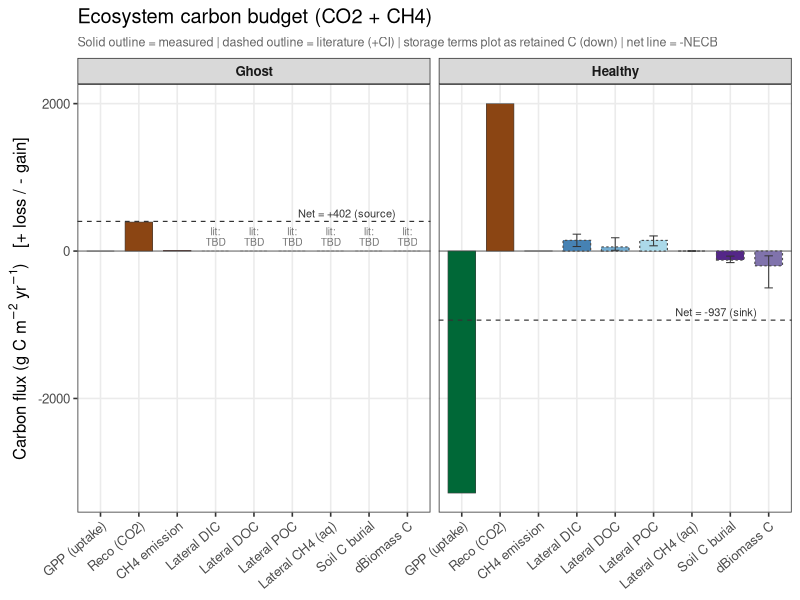
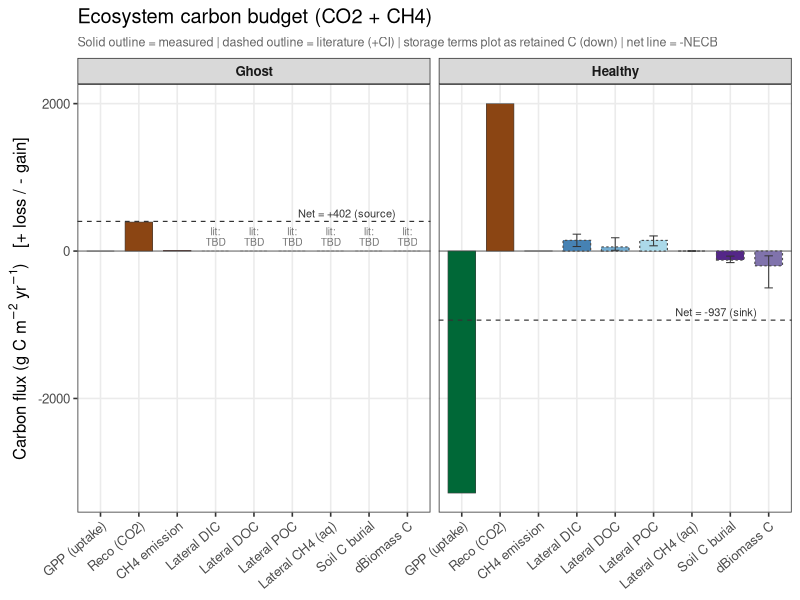
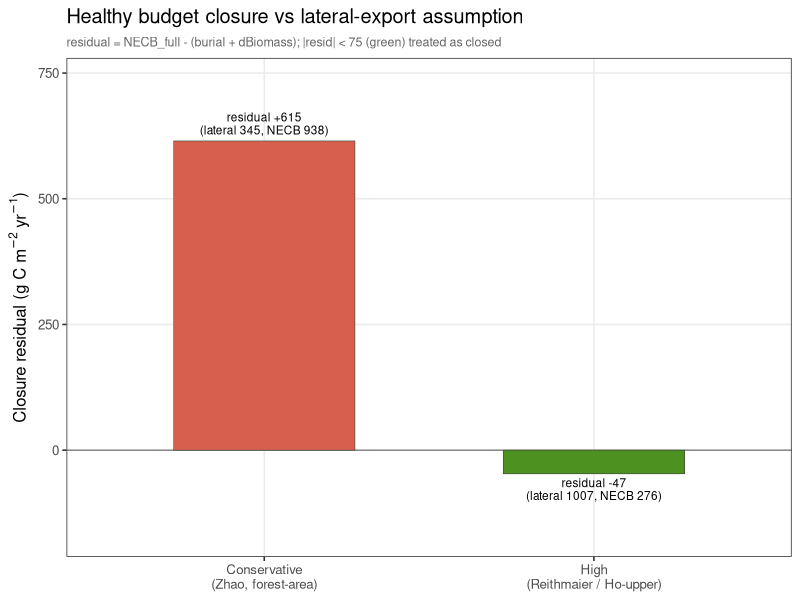
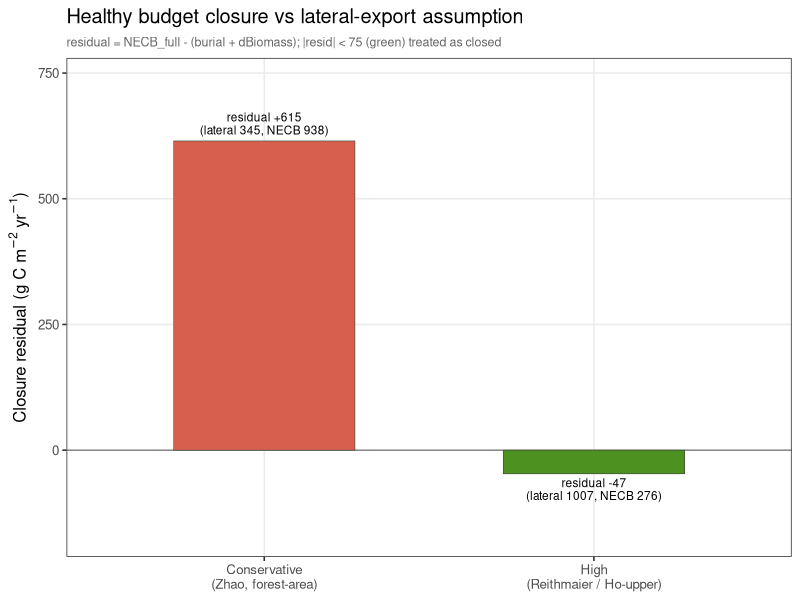

Here is the R script that generated these plots, in order:
# =============================================================================
# plot_carbon_budget.R
# -----------------------------------------------------------------------------
# Full ecosystem carbon (CO2 + CH4) budget per disturbance class, in a single
# carbon currency (g C m-2 yr-1). Renders the measured skeleton now and fills in
# as literature lateral-export / burial / biomass terms are added upstream in
# code/08_upscaling/assemble_carbon_budget.R.
#
# Reads:  output/upscaling/carbon_budget_full.csv, carbon_budget_summary.csv
# Sign:   + up  = C LOST from ecosystem (respired / emitted / exported)
#         - down = C GAINED / retained  (photosynthesis, burial, biomass)
# Literature (unfilled) terms are drawn as dashed "TBD" placeholders.
# =============================================================================
suppressMessages({library(dplyr); library(ggplot2); library(tidyr)})
if (requireNamespace("here", quietly = TRUE)) setwd(here::here())

budget <- read.csv("output/upscaling/carbon_budget_full.csv")
summ   <- read.csv("output/upscaling/carbon_budget_summary.csv")

term_lv <- c("GPP (uptake)", "Reco (CO2)", "CH4 emission",
             "Lateral DIC", "Lateral DOC", "Lateral POC", "Lateral CH4 (aq)",
             "Soil C burial", "dBiomass C")
pal <- c("GPP (uptake)"="#006837", "Reco (CO2)"="#8B4513", "CH4 emission"="#d6604d",
         "Lateral DIC"="#4682B4", "Lateral DOC"="#74add1", "Lateral POC"="#abd9e9",
         "Lateral CH4 (aq)"="#e08214", "Soil C burial"="#542788", "dBiomass C"="#8073ac")

# Storage-accumulation terms (burial, dBiomass) are stored with + = C retained.
# On this atmosphere-referenced axis (+ = C loss) retained C is a gain, so it
# plots DOWNWARD alongside GPP uptake -> flip sign for plotting.
d <- budget %>%
  mutate(class   = factor(class, levels = c("Ghost", "Healthy")),
         term    = factor(term, levels = term_lv),
         pending = as.logical(pending),
         psign   = ifelse(role == "storage_accum", -1, 1),
         plotval = ifelse(pending, 0, psign * value),    # NA -> 0 for geom; flagged below
         plo     = pmin(psign * ci_lo, psign * ci_hi),   # CI on axis (order-safe)
         phi     = pmax(psign * ci_lo, psign * ci_hi))

# Net vertical C exchange = algebraic sum of the plotted flux bars.
# On this atmosphere-referenced axis (+ = C loss), net < 0 is a sink.
# NECB is storage-referenced (+ = ecosystem gain), so net_flux == -NECB.
necb <- summ %>%
  transmute(class = factor(class, levels = c("Ghost", "Healthy")),
            NECB    = NECB_full,                           # incl. lateral (== vertical when lateral empty)
            net_flux = -NECB_full,                         # axis-consistent position
            tag      = ifelse(net_flux < 0, "sink", "source"),
            lateral_pending = as.logical(lateral_pending))

# placeholder label height: sit just above the zero line so the reader sees the slot
lab_y <- max(abs(d$plotval), na.rm = TRUE) * 0.06 + 1

p <- ggplot(d, aes(term, plotval, fill = term)) +
  geom_hline(yintercept = 0, color = "grey50", linewidth = 0.4) +
  # measured terms: solid, dark outline
  geom_col(data = ~subset(.x, !pending & source == "measured"),
           width = 0.72, color = "grey25", linewidth = 0.2) +
  # literature terms with values: solid fill, dashed outline to flag provenance
  geom_col(data = ~subset(.x, !pending & source == "literature"),
           width = 0.72, color = "grey30", linetype = "22", linewidth = 0.4) +
  geom_errorbar(data = ~subset(.x, !pending & !is.na(plo)),
                aes(ymin = plo, ymax = phi), width = 0.22, linewidth = 0.35, color = "grey20") +
  # literature terms not yet filled: dashed hollow slot + TBD tag
  geom_col(data = ~subset(.x,  pending), aes(y = 0), width = 0.72,
           fill = NA, color = "grey55", linetype = "22", linewidth = 0.4) +
  geom_text(data = ~subset(.x, pending), aes(y = lab_y, label = "lit:\nTBD"),
            size = 2.6, color = "grey45", lineheight = 0.85) +
  # net C exchange (= sum of flux bars = -NECB) as a reference line
  geom_hline(data = necb, aes(yintercept = net_flux),
             linetype = "dashed", color = "grey20", linewidth = 0.4) +
  geom_text(data = necb, aes(x = length(term_lv) - 0.3, y = net_flux,
                             label = sprintf("Net = %+.0f (%s)", net_flux, tag)),
            vjust = -0.5, hjust = 1, size = 2.8, color = "grey20", inherit.aes = FALSE) +
  facet_wrap(~class, nrow = 1) +
  scale_fill_manual(values = pal, guide = "none") +
  labs(x = NULL,
       y = expression("Carbon flux (g C "*m^-2*" "*yr^-1*")   [+ loss / - gain]"),
       title = "Ecosystem carbon budget (CO2 + CH4)",
       subtitle = "Solid outline = measured | dashed outline = literature (+CI) | storage terms plot as retained C (down) | net line = -NECB") +
  theme_bw(base_size = 12) +
  theme(axis.text.x = element_text(angle = 40, hjust = 1),
        panel.grid.minor = element_blank(),
        strip.text = element_text(face = "bold"),
        plot.subtitle = element_text(color = "grey40", size = 9))

dir.create("output/figures/other", showWarnings = FALSE, recursive = TRUE)
dir.create("output/figures/presentation", showWarnings = FALSE, recursive = TRUE)
ggsave("output/figures/other/carbon_budget.pdf",        p, width = 10, height = 5.2)
ggsave("output/figures/presentation/carbon_budget.png", p, width = 10, height = 5.2, dpi = 200)
cat("Written: output/figures/{other/carbon_budget.pdf, presentation/carbon_budget.png}\n")

## ---- lateral-export closure sensitivity (Healthy) ---------------------------
scen <- read.csv("output/upscaling/carbon_budget_scenarios.csv") %>%
  mutate(scenario = factor(scenario, levels = c("conservative", "high"),
                           labels = c("Conservative\n(Zhao, forest-area)",
                                      "High\n(Reithmaier / Ho-upper)")),
         closed = abs(closure_resid) < 75,          # within storage uncertainty ~= closed
         lab_v  = ifelse(closure_resid >= 0, -0.3, 1.2))
ps <- ggplot(scen, aes(scenario, closure_resid, fill = closed)) +
  geom_hline(yintercept = 0, color = "grey40", linewidth = 0.4) +
  geom_col(width = 0.55, color = "grey25", linewidth = 0.2) +
  geom_text(aes(label = sprintf("residual %+d\n(lateral %d, NECB %d)",
                                 closure_resid, lateral_total, NECB_full), vjust = lab_v),
            size = 3, lineheight = 0.9) +
  scale_fill_manual(values = c(`TRUE` = "#4d9221", `FALSE` = "#d6604d"), guide = "none") +
  labs(x = NULL, y = expression("Closure residual (g C "*m^-2*" "*yr^-1*")"),
       title = "Healthy budget closure vs lateral-export assumption",
       subtitle = "residual = NECB_full - (burial + dBiomass); |resid| < 75 (green) treated as closed") +
  coord_cartesian(ylim = c(min(scen$closure_resid) - 120, max(scen$closure_resid) + 120)) +
  theme_bw(base_size = 12) +
  theme(panel.grid.minor = element_blank(), plot.subtitle = element_text(color = "grey40", size = 9))
ggsave("output/figures/other/carbon_budget_closure.pdf",        ps, width = 6, height = 5)
ggsave("output/figures/presentation/carbon_budget_closure.png", ps, width = 6, height = 5, dpi = 200)
cat("Written: carbon_budget_closure.{pdf,png}\n")
